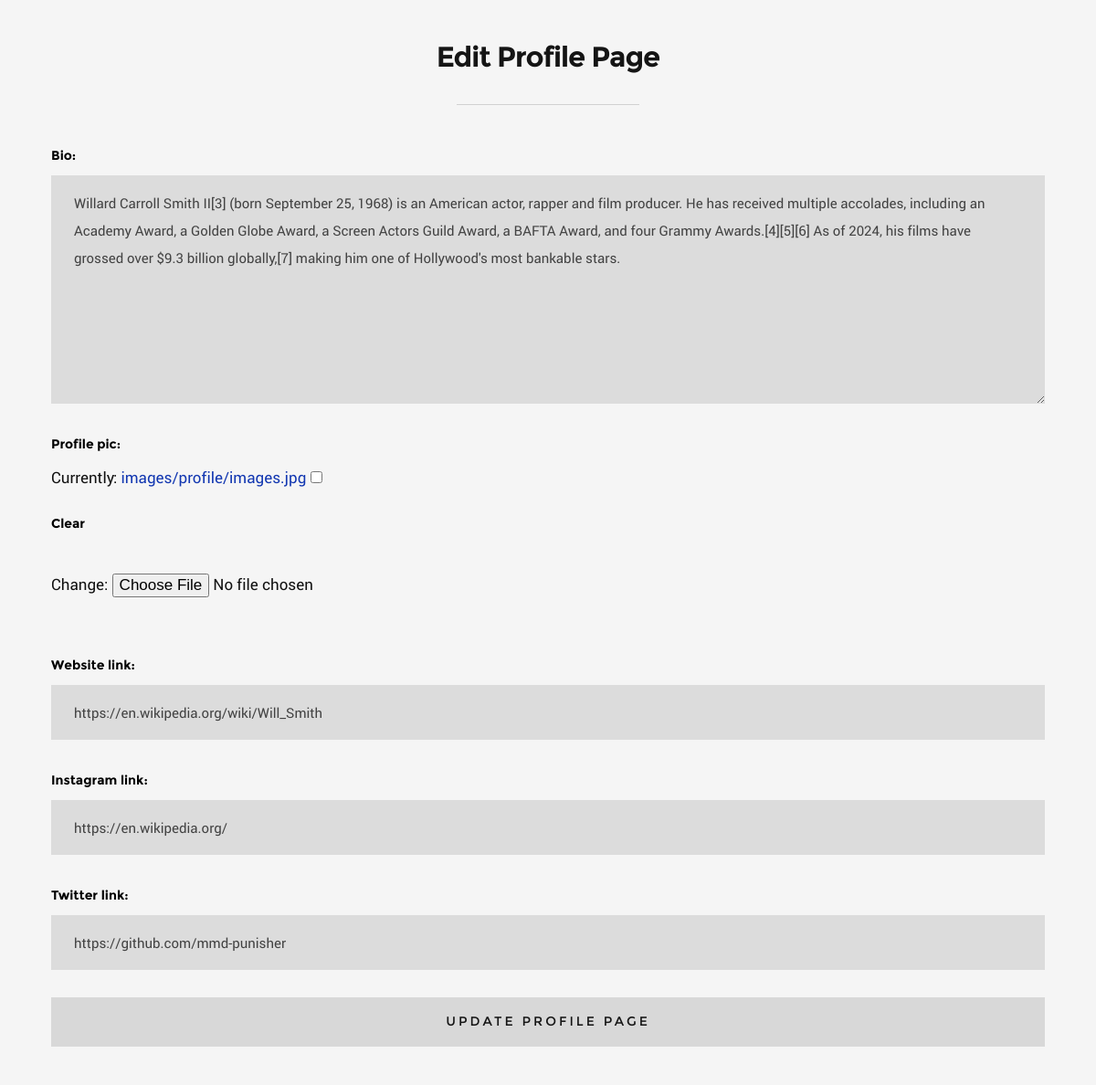
The page /members/mmd_mousa/edit-profile-page/ (signed in) on the database its author committed.
### blog/models.py (models this page shows, shortened)
class Profile(models.Model):
    user = models.OneToOneField(User, null=True, on_delete=models.CASCADE)  # Associate with User model
    bio = models.TextField(max_length=500)
    profile_pic = models.ImageField(null=True, blank=True, upload_to='images/profile/')
    website_link = models.CharField(max_length=255, null=True, blank=True)
    instagram_link = models.CharField(max_length=255, null=True, blank=True)
    twitter_link = models.CharField(max_length=255, null=True, blank=True)
    slug = models.SlugField(max_length=100, unique=True, blank=True)

### members/views.py (the view)
# urls.py: path('<slug:slug>/edit-profile-page/', views.EditProfilePageView.as_view(), name='edit-profile-page-url'),
class EditProfilePageView(generic.UpdateView):
    model = Profile
    template_name = 'registration/edit_profile_page.html'
    form_class = ProfilePageForm
    success_url = reverse_lazy('home-url')

### members/forms.py
class ProfilePageForm(forms.ModelForm):
    class Meta:
        model = Profile
        fields = ['bio', 'profile_pic', 'website_link', 'instagram_link', 'twitter_link']
        widgets = {
            'bio': forms.Textarea(attrs={'class': 'full-width', 'placeholder': 'Maximum 500 characters'}),
            'website_link': forms.TextInput(attrs={'class': 'full-width'}),
            'instagram_link': forms.TextInput(attrs={'class': 'full-width'}),
            'twitter_link': forms.TextInput(attrs={'class': 'full-width'})
        }

### members/templates/registration/edit_profile_page.html (shortened to what this page needs)
{% extends '_layout.html' %}
{% load static %}
{% block content %}
    {% if user.is_authenticated %}
        {% if user.id == profile.user.id %}
            <section id="page-header">
                <div class="row current-cat">
                    <div class="col-full">
                        <h1>Edit Profile Page</h1>
                    </div>
                </div>
            </section>
            <section id="bricks" class="with-top-sep">
                <div class="row current-cat">
                    <div class="col-full">
                        <form method="POST" enctype="multipart/form-data">
                            {{ form.as_p }}
                            <button class="btn full-width">Update Profile Page</button>
                        </form>
                    </div>
                </div>
            </section>
        {% endif %}
    {% else %}
        <img src="{% static 'images/access-denied.png' %}" alt="Access Denied">
    {% endif %}
{% endblock %}

### static/css/base.css (style rules this page uses)
html { font-family: sans-serif; -ms-text-size-adjust: 100%; -webkit-text-size-adjust: 100%; }
body { margin: 0; }
article, aside, details, figcaption, figure, footer, header, hgroup, main, menu, nav, section, summary { display: block; }
a { background: transparent; }
h1 { font-size: 2em; margin: 0.67em 0; }
button, input, optgroup, select, textarea { color: inherit; font: inherit; margin: 0; }
button { overflow: visible; }
button, select { text-transform: none; }
button, html input[type="button"], input[type="reset"], input[type="submit"] { -webkit-appearance: button; cursor: pointer; }
input { line-height: normal; }
input[type="checkbox"], input[type="radio"] { box-sizing: border-box; padding: 0; }
textarea { overflow: auto; }
html { font-size: 62.5%; box-sizing: border-box; }
*, *::before, *::after { box-sizing: inherit; }
body { font-weight: normal; line-height: 1; text-rendering: optimizeLegibility; word-wrap: break-word; -webkit-overflow-scrolling: touch; -webkit-text-size-adjust: none; }
body, input, button { -moz-osx-font-smoothing: grayscale; -webkit-font-smoothing: antialiased; }
div, dl, dt, dd, ul, ol, li, h1, h2, h3, h4, h5, h6, pre, form, p, blockquote, th, td { margin: 0; padding: 0; }
h1, h2, h3, h4, h5, h6 { -webkit-font-variant-ligatures: common-ligatures; -moz-font-variant-ligatures: common-ligatures; font-variant-ligatures: common-ligatures; text-rendering: optimizeLegibility; }
a { text-decoration: none; line-height: inherit; }
input[type="email"], input[type="number"], input[type="search"], input[type="text"], input[type="tel"], input[type="url"], input[type="password"], textarea { -webkit-appearance: none; -moz-appearance: none; -ms-appearance: none; -o-appearance: none; appearance: none; }
.row { width: 94%; max-width: 1170px; margin: 0 auto; }
.row:before, .row:after { content: ""; display: table; }
.row:after { clear: both; }
[class*="col-"], .bgrid { float: left; }
[class*="col-"] { padding: 0 20px; }
.col-twelve, .col-full { width: 100%; }
.full-width { width: 100%; }

### rows shown on the page
Profile: bio "Willard Carroll Smith II[3] (born September 25, 1968) is an American actor, rapper and film producer. He has received multiple accolades, including an Academy Award, a Golden Globe Award, a Screen Actors Guild Award, a BAFTA Award, and four Grammy Awards.[4][5][6] As of 2024, his films have grossed over $9.3 billion globally,[7] making him one of Hollywood's most bankable stars.", website_link "https://en.wikipedia.org/wiki/Will_Smith", instagram_link "https://en.wikipedia.org/", twitter_link "https://github.com/mmd-punisher"
